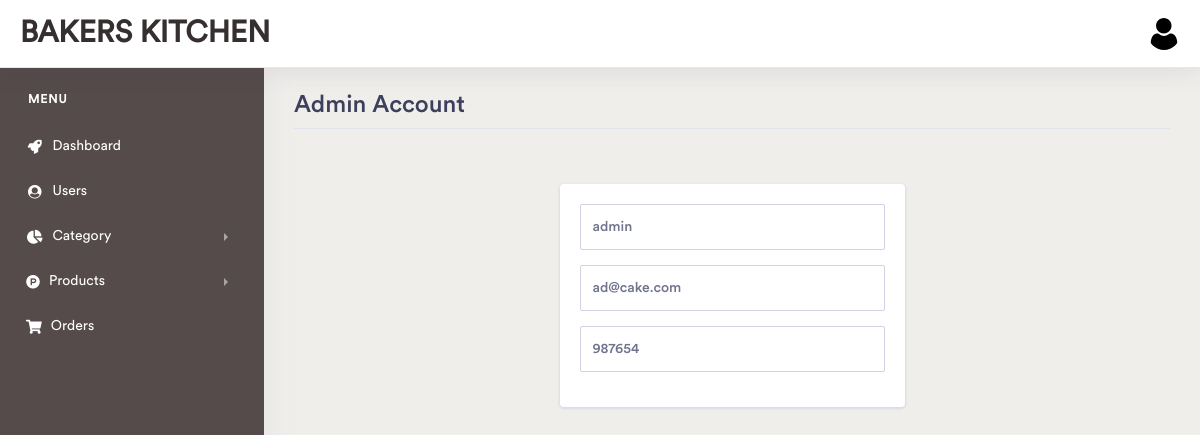
The page /admin/account_admin.php (signed in) on the database its author committed.
### tables this page shows
CREATE TABLE `cake_shop_admin_registrations1` (
  `admin_id` int(11) NOT NULL,
  `admin_username` varchar(100) NOT NULL,
  `admin_email` varchar(150) NOT NULL,
  `admin_password` varchar(100) NOT NULL
);

### admin/account_admin.php (the view, shortened to what this page needs)
<?php
if (isset($_SESSION['user_admin_id']) && $_SESSION['user_admin_id'] != null) {
?>
<!doctype html>
<html lang="en">
<head>
    <link rel="stylesheet" href="../css/bootstrap.min.css">
    <link href="../fonts/circular-std/style.css" rel="stylesheet">
    <link rel="stylesheet" href="../css/style.css">
    <link rel="stylesheet" href="../fonts/fontawesome/css/fontawesome-all.css">
</head>
<body>
    <div class="dashboard-main-wrapper">
       <div class="dashboard-header">
            <nav class="navbar navbar-expand-lg bg-white fixed-top">
                <a class="navbar-brand" href="#">BAKERS KITCHEN</a>
                <div class="collapse navbar-collapse" id="navbarSupportedContent">
                    <ul class="navbar-nav ml-auto navbar-right-top">
                        <li class="nav-item dropdown nav-user">
                            <a class="nav-link nav-user-img" href="#" id="navbarDropdownMenuLink2" data-toggle="dropdown" aria-haspopup="true" aria-expanded="false"><img src="../Image/user.png" alt="" class="user-avatar-md rounded-circle"></a>
                        </li>
                    </ul>
                </div>
            </nav>
        </div>
      <div class="nav-left-sidebar sidebar-dark">
            <div class="menu-list">
                <nav class="navbar navbar-expand-lg navbar-light">
                    <div class="collapse navbar-collapse" id="navbarNav">
                        <ul class="navbar-nav flex-column">
                            <li class="nav-divider">
                                Menu
                            </li>
                            <li class="nav-item ">
                                <a class="nav-link" href="dashboard.php"><i class="fa fa-fw fa-rocket"></i>Dashboard</a>
                            </li>
                            <li class="nav-item">
                                <a class="nav-link" href="view_users.php"><i class="fa fa-fw fa-user-circle"></i>Users</a>
                            </li>
                            <li class="nav-item">
                                <a class="nav-link" href="#" data-toggle="collapse" aria-expanded="false" data-target="#submenu-3" aria-controls="submenu-3"><i class="fas fa-fw fa-chart-pie"></i>Category</a>
                            </li>
                            <li class="nav-item ">
                                <a class="nav-link" href="#" data-toggle="collapse" aria-expanded="false" data-target="#submenu-4" aria-controls="submenu-4"><i class="fab fa-product-hunt
"></i>Products</a>
                            </li>
                            <li class="nav-item">
                                <a class="nav-link" href="view_orders.php"><i class="fas fa-shopping-cart
"></i>Orders</a>
                            </li>
                        </ul>
                    </div>
                </nav>
            </div>
        </div>
        <div class="dashboard-wrapper">
            <div class="container-fluid dashboard-content">
                <div class="row">
                    <div class="col-xl-12 col-lg-12 col-md-12 col-sm-12 col-12">
                        <div class="page-header">
                            <h2 class="pageheader-title">Admin Account</h2>
                            <div class="page-breadcrumb">
                                <nav aria-label="breadcrumb">
                                    <ol class="breadcrumb">
                                    </ol>
                                </nav>
                            </div>
                        </div>
                    </div>
                </div>
                <div class="row">
                    <div class="col-xl-12 col-lg-12 col-md-12 col-sm-12 col-12">
                        <?php
                        require_once("../config.php");
                        $admin_id = $_SESSION['user_admin_id'];
                        $select = "SELECT * FROM cake_shop_admin_registrations1 where admin_id = $admin_id";
                        $query = mysqli_query($conn, $select);
                        $res = mysqli_fetch_assoc($query);
                        ?>
                        <form id="form" class="splash-container" method="post" action="update_admin.php">
                            <div class="card">
                                <div class="card-body">
                                    <div class="form-group">
                                        <h5 class="form-control form-control-lg" type="text" name="admin_username" required="" autocomplete="off"><?php echo $res['admin_username'];?></h5>
                                    </div>
                                    <div class="form-group">
                                        <h5 class="form-control form-control-lg" type="email" name="admin_email" required="" autocomplete="off"><?php echo $res['admin_email'];?></h5>
                                    </div>
                                    <div class="form-group">
                                        <h5 class="form-control form-control-lg" type="text" required="" name="admin_password"><?php echo $res['admin_password'];?></h5>
                                    </div>
                                </div>
                            </div>
                        </form>
                    </div>
                </div>
            </div>
        </div>
    </div>
</body>
</html>
<?php
}
else {
    header("Location: index.php");
}
?>

### rows shown on the page
cake_shop_admin_registrations1: admin_username "admin", admin_email "ad@cake.com", admin_password "987654"
